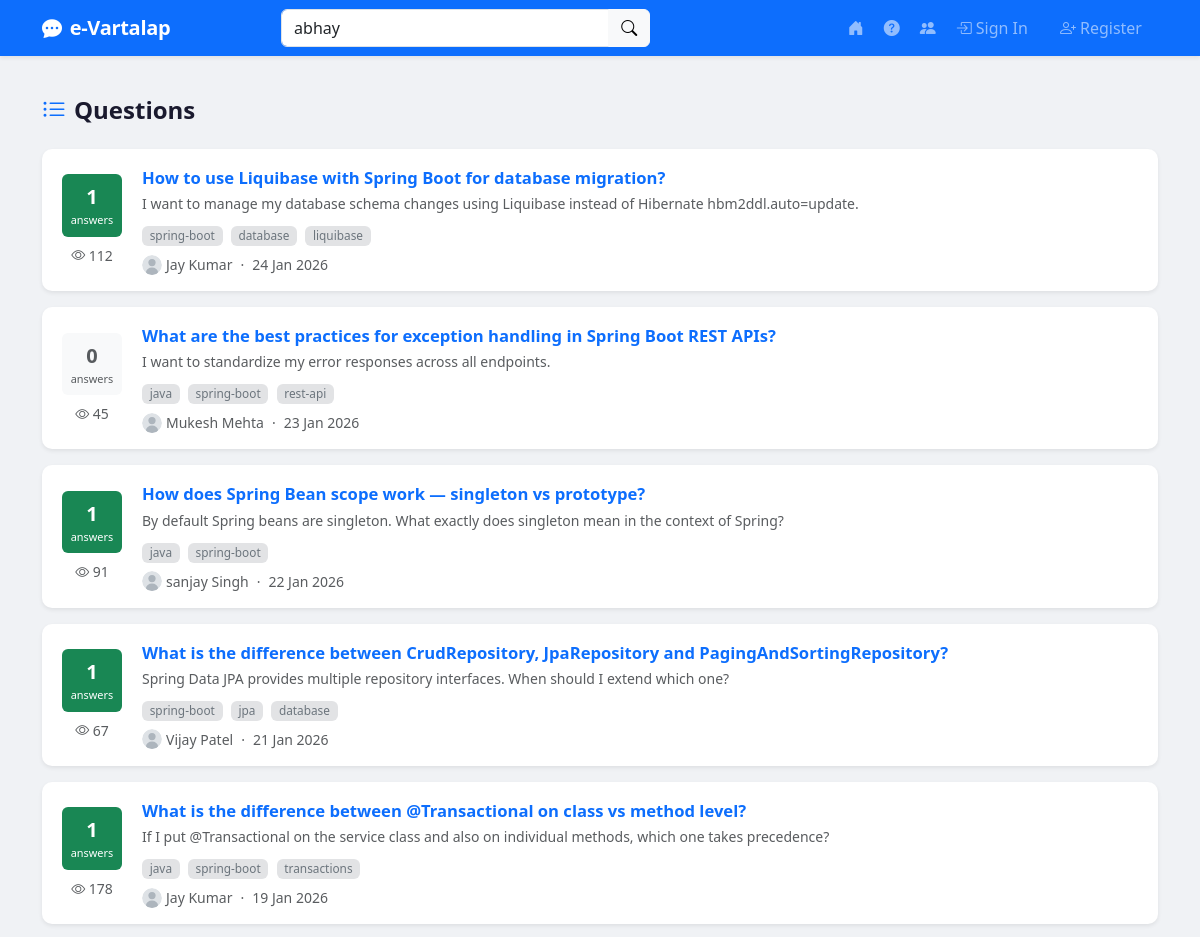
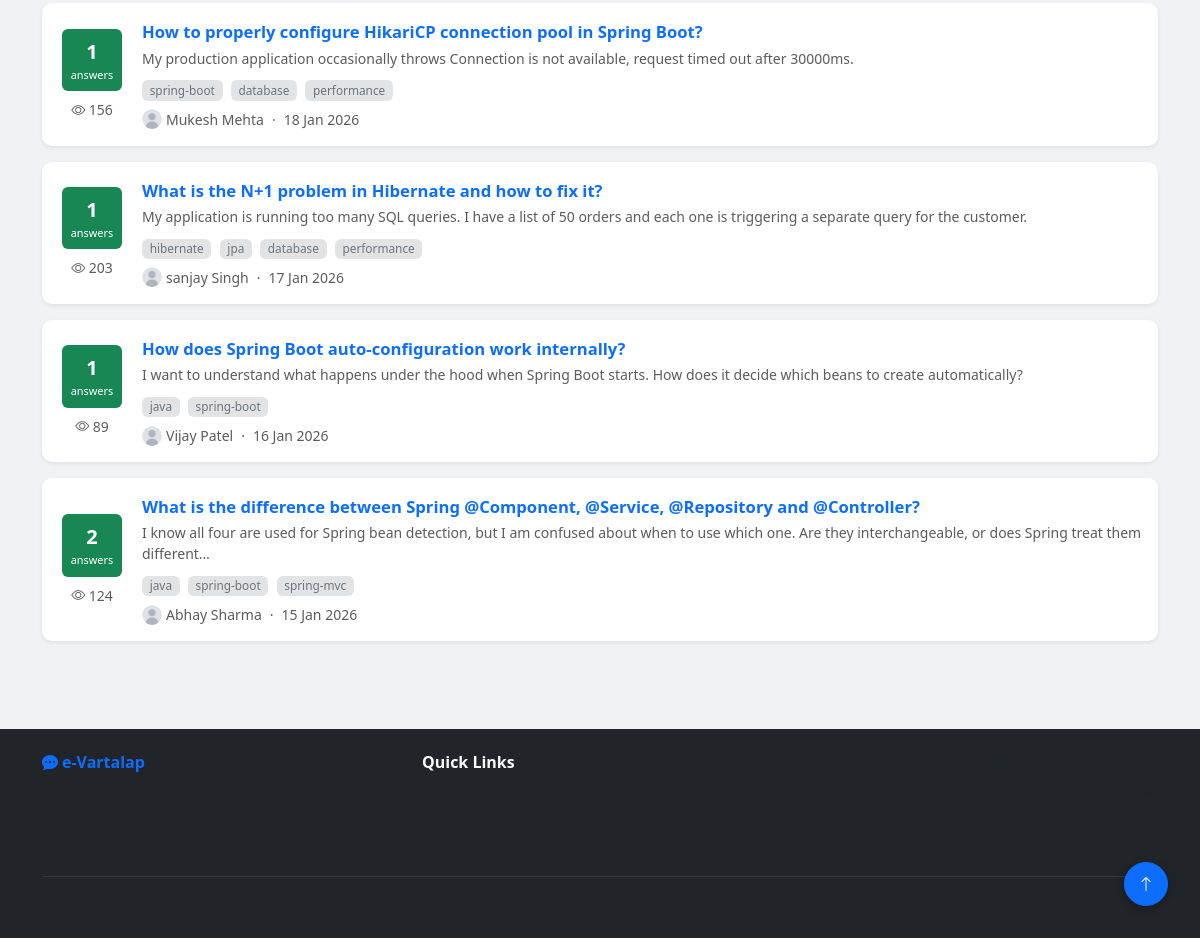
Page /questions?keyword=abhay on the committed database (2 pictures, top to bottom).
### tables this page shows
CREATE TABLE IF NOT EXISTS questions (
  id          BIGINT       NOT NULL AUTO_INCREMENT,
  title       VARCHAR(500) NOT NULL,
  body        TEXT         DEFAULT NULL,
  author_id   BIGINT       NOT NULL,
  status      ENUM('PENDING','APPROVED','REJECTED') NOT NULL DEFAULT 'PENDING',
  view_count  INT          NOT NULL DEFAULT 0,
  created_at  TIMESTAMP    NOT NULL DEFAULT CURRENT_TIMESTAMP,
  updated_at  TIMESTAMP    NOT NULL DEFAULT CURRENT_TIMESTAMP ON UPDATE CURRENT_TIMESTAMP,
  PRIMARY KEY (id),
  KEY idx_q_status  (status),
  KEY idx_q_author  (author_id),
  KEY idx_q_created (created_at),
  CONSTRAINT fk_q_author FOREIGN KEY (author_id) REFERENCES users(id)
);

CREATE TABLE IF NOT EXISTS tags (
  id   BIGINT      NOT NULL AUTO_INCREMENT,
  name VARCHAR(50) NOT NULL,
  PRIMARY KEY (id),
  UNIQUE KEY uq_tag_name (name)
);

CREATE TABLE IF NOT EXISTS users (
  id          BIGINT       NOT NULL AUTO_INCREMENT,
  username    VARCHAR(50)  NOT NULL,
  password    VARCHAR(255) NOT NULL COMMENT 'BCrypt hash',
  email       VARCHAR(100) NOT NULL,
  first_name  VARCHAR(100) NOT NULL,
  last_name   VARCHAR(100) NOT NULL,
  contact     VARCHAR(20)  DEFAULT NULL,
  company     VARCHAR(150) DEFAULT NULL,
  designation VARCHAR(150) DEFAULT NULL,
  photo_path  VARCHAR(500) DEFAULT NULL,
  role        ENUM('USER','ADMIN') NOT NULL DEFAULT 'USER',
  is_active   TINYINT(1)   NOT NULL DEFAULT 1,
  created_at  TIMESTAMP    NOT NULL DEFAULT CURRENT_TIMESTAMP,
  updated_at  TIMESTAMP    NOT NULL DEFAULT CURRENT_TIMESTAMP ON UPDATE CURRENT_TIMESTAMP,
  PRIMARY KEY (id),
  UNIQUE KEY uq_username (username),
  UNIQUE KEY uq_email    (email),
  KEY idx_username (username),
  KEY idx_email    (email)
);

### src/Core/View.php (called while the page is built, shortened)
<?php
class View
{
    public static function render(string $template, array $data = []): void
    {
        extract($data, EXTR_SKIP);
        $file = VIEWS . '/' . ltrim($template, '/') . '.php';
        include $file;
    }
}

### src/Controller/BaseController.php (called while the page is built, shortened)
<?php
abstract class BaseController
{
    protected function render(string $template, array $data = []): void
    {
        View::render($template, $data);
    }
}

### src/Controller/QuestionController.php (called while the page is built, shortened)
<?php
class QuestionController extends BaseController
{
    public function index(array $params = []): void
    {
        $page = $this->page();
        $data = QuestionModel::getApproved($page, CFG['app']['page_size']);
        $this->render('question/list', [
            'questions' => $data,
            'pageTitle' => 'Questions',
        ]);
    }
}

### public/index.php (called while the page is built, shortened)
<?php
require_once dirname(__DIR__) . '/config/bootstrap.php';
$router = new Router();
$router->get('/',                          'HomeController@index');
$router->get('/unanswered',                'HomeController@unanswered');
$router->get('/auth/login',                'AuthController@loginForm');
$router->post('/auth/login',               'AuthController@login');
$router->get('/auth/register',             'AuthController@registerForm');
$router->post('/auth/register',            'AuthController@register');
$router->post('/auth/logout',              'AuthController@logout');
$router->get('/auth/check-username',       'AuthController@checkUsername');
$router->get('/auth/check-email',          'AuthController@checkEmail');
$router->get('/questions',                 'QuestionController@index');
$router->get('/questions/unanswered',      'QuestionController@unanswered');
$router->get('/questions/my',              'QuestionController@my');
$router->get('/questions/ask',             'QuestionController@askForm');
$router->post('/questions/ask',            'QuestionController@ask');
$router->get('/questions/:id',             'QuestionController@show');
$router->post('/questions/:id/answer',     'QuestionController@submitAnswer');
$router->post('/questions/answers/:id/accept', 'QuestionController@acceptAnswer');
$router->get('/users',                     'UserController@index');
$router->get('/users/:id',                 'UserController@show');
$router->get('/profile',                   'UserController@profileForm');
$router->post('/profile',                  'UserController@profileUpdate');
$router->get('/admin',                     'AdminController@dashboard');
$router->get('/admin/questions',           'AdminController@questions');
$router->post('/admin/questions/:id/approve', 'AdminController@approveQuestion');
$router->post('/admin/questions/:id/reject',  'AdminController@rejectQuestion');
$router->get('/admin/answers',             'AdminController@answers');
$router->post('/admin/answers/:id/approve',   'AdminController@approveAnswer');
$router->post('/admin/answers/:id/reject',    'AdminController@rejectAnswer');
$router->dispatch(
    $_SERVER['REQUEST_METHOD'],
    strtok($_SERVER['REQUEST_URI'], '?')
);

### src/helpers.php (called while the page is built, shortened)
<?php
function h($val): string
{
    return htmlspecialchars((string)($val ?? ''), ENT_QUOTES | ENT_SUBSTITUTE, 'UTF-8');
}
function fmtDate(string $dt, string $format = 'd M Y, H:i'): string
{
    return date($format, strtotime($dt));
}
function truncate(string $text, int $len = 200): string
{
    return mb_strlen($text) > $len
        ? mb_substr($text, 0, $len) . '…'
        : $text;
}

### src/Core/Database.php (called while the page is built, shortened)
<?php
class Database
{
    private static ?PDO $instance = null;
    public static function getInstance(): PDO
    {
        if (self::$instance === null) {
            $db  = CFG['db'];
            $dsn = "mysql:host={$db['host']};port={$db['port']};dbname={$db['dbname']};charset={$db['charset']}";
            try {
                self::$instance = new PDO($dsn, $db['username'], $db['password'], [
                    PDO::ATTR_ERRMODE            => PDO::ERRMODE_EXCEPTION,
                    PDO::ATTR_DEFAULT_FETCH_MODE => PDO::FETCH_ASSOC,
                    PDO::ATTR_EMULATE_PREPARES   => false,
                    PDO::MYSQL_ATTR_FOUND_ROWS   => true,
                ]);
            } catch (PDOException $e) {
                error_log('DB connection failed: ' . $e->getMessage());
                http_response_code(500);
                die('Database connection error. Please try again later.');
            }
        }
        return self::$instance;
    }
    public static function query(string $sql, array $params = []): array
    {
        $stmt = self::getInstance()->prepare($sql);
        $stmt->execute($params);
        return $stmt->fetchAll();
    }
    public static function queryOne(string $sql, array $params = []): array|false
    {
        $stmt = self::getInstance()->prepare($sql);
        $stmt->execute($params);
        return $stmt->fetch();
    }
    public static function paginate(string $sql, array $params, int $page, int $perPage): array
    {
        $countSql = 'SELECT COUNT(*) as cnt FROM (' . $sql . ') _c';
        $total    = (int) self::queryOne($countSql, $params)['cnt'];
        $offset = max(0, $page - 1) * $perPage;
        $items  = self::query($sql . " LIMIT {$perPage} OFFSET {$offset}", $params);
        return [
            'items'       => $items,
            'total'       => $total,
            'pages'       => (int) ceil($total / $perPage),
            'currentPage' => $page,
            'perPage'     => $perPage,
        ];
    }
}

### src/Model/QuestionModel.php (called while the page is built, shortened)
<?php
class QuestionModel
{
    public static function getApproved(int $page, int $perPage): array
    {
        $sql = "SELECT q.*,
                       u.username AS author_username,
                       u.first_name, u.last_name, u.photo_path,
                       (SELECT COUNT(*) FROM answers a
                        WHERE a.question_id=q.id AND a.status='APPROVED') AS answer_count
                FROM questions q
                JOIN users u ON u.id = q.author_id
                WHERE q.status = 'APPROVED'
                ORDER BY q.created_at DESC";
        return DB::paginate($sql, [], $page, $perPage);
    }
}

### config/bootstrap.php (called while the page is built, shortened)
<?php
require_once ROOT . '/src/helpers.php';
spl_autoload_register(function (string $class): void {
    $prefix = 'App\\';
    $base   = SRC . '/';
    $rel  = substr($class, strlen($prefix));
    $file = $base . str_replace('\\', '/', $rel) . '.php';
});

### src/Model/UserModel.php (called while the page is built, shortened)
<?php
class UserModel
{
    public static function photoUrl(?string $path): string
    {
        return $path ? $path : '/img/default-avatar.svg';
    }
}

### views/question/list.php (the view, shortened to what this page needs)
<?php include __DIR__ . '/../partials/header.php'; ?>
<div class="container my-4">
  <div class="d-flex justify-content-between align-items-center mb-4">
    <h4 class="fw-bold mb-0">
      <i class="bi bi-list-ul me-2 text-primary"></i><?= h($pageTitle ?? 'Questions') ?>
    </h4>
  </div>
  <?php if (empty($questions['items'])): ?>
    <div class="text-center py-5 text-muted">
      <i class="bi bi-inbox fs-1 d-block mb-3"></i>
      <h5>No questions here yet</h5>
    </div>
  <?php else: ?>
    <?php foreach ($questions['items'] as $q): ?>
      <div class="card border-0 shadow-sm mb-3 question-card">
        <div class="card-body">
          <div class="d-flex gap-3">
            <div class="stats-col text-center d-none d-md-flex flex-column justify-content-center align-items-center">
              <div class="stat-box <?= (int)$q['answer_count'] > 0 ? 'bg-success text-white' : 'bg-light text-muted' ?> rounded p-2 mb-1">
                <div class="fw-bold fs-5"><?= (int)$q['answer_count'] ?></div>
                <div class="small">answers</div>
              </div>
              <div class="text-muted small mt-1"><i class="bi bi-eye"></i> <?= (int)$q['view_count'] ?></div>
            </div>
            <div class="flex-grow-1">
              <h5 class="mb-1">
                <a href="/questions/<?= (int)$q['id'] ?>"
                   class="text-decoration-none text-primary fw-semibold question-title">
                  <?= h($q['title']) ?>
                </a>
              </h5>
              <?php if ($q['body']): ?>
                <p class="text-muted small mb-2 question-excerpt"><?= h(truncate($q['body'], 160)) ?></p>
              <?php endif; ?>
              <?php
                $tags = \App\Core\Database::query(
                    'SELECT t.name FROM tags t JOIN question_tags qt ON qt.tag_id=t.id WHERE qt.question_id=?',
                    [(int)$q['id']]
                );
              ?>
              <?php if ($tags): ?>
                <div class="mb-2">
                  <?php foreach ($tags as $tag): ?>
                    <span class="badge bg-secondary-subtle text-secondary me-1"><?= h($tag['name']) ?></span>
                  <?php endforeach; ?>
                </div>
              <?php endif; ?>
              <div class="d-flex align-items-center mt-2 text-muted small">
                <img src="<?= h(\App\Model\UserModel::photoUrl($q['photo_path'])) ?>"
                     class="rounded-circle me-1" width="20" height="20" style="object-fit:cover"
                     alt="" onerror="this.src='/img/default-avatar.svg'">
                <span><?= h($q['first_name'] . ' ' . $q['last_name']) ?></span>
                <span class="mx-2">·</span>
                <span><?= fmtDate($q['created_at'], 'd M Y') ?></span>
              </div>
            </div>
          </div>
        </div>
      </div>
    <?php endforeach; ?>
  <?php endif; ?>
</div>
<?php include __DIR__ . '/../partials/footer.php'; ?>

### src/Core/Router.php (shortened to what this page needs)
<?php
class Router
{
    private array $routes = [];
    public function get(string $pattern, string $handler): void
    {
        $this->routes[] = ['GET', $pattern, $handler];
    }
    public function post(string $pattern, string $handler): void
    {
        $this->routes[] = ['POST', $pattern, $handler];
    }
    public function dispatch(string $method, string $uri): void
    {
        $uri = strtok($uri, '?');
        $uri = rtrim($uri, '/') ?: '/';
        foreach ($this->routes as [$routeMethod, $pattern, $handler]) {
            if ($routeMethod !== $method) continue;
            $regex = preg_replace('#:([a-z_]+)#', '(?P<$1>[^/]+)', $pattern);
            $regex = '#^' . $regex . '$#';
            if (preg_match($regex, $uri, $matches)) {
                $params = array_filter($matches, fn($k) => !is_int($k), ARRAY_FILTER_USE_KEY);
                [$controllerClass, $action] = explode('@', $handler);
                $controller = new $fullClass();
                $controller->$action($params);
                return;
            }
        }
    }
}

### public/css/evartalap.css (style rules this page uses)
:root { --ev-primary: #0d6efd; --ev-accent: #fd7e14; --ev-bg: #f0f2f5; --ev-card-radius: 10px; --ev-shadow: 0 2px 8px rgba(0,0,0,.07); --ev-shadow-hover:0 6px 20px rgba(13,110,253,.14); }
body { background: var(--ev-bg); font-family: 'Segoe UI', system-ui, -apple-system, sans-serif; min-height: 100vh; display: flex; flex-direction: column; color: #1a1a2e; }
.container { flex: 1; }
.card { border-radius: var(--ev-card-radius) !important; }
.question-card { transition: box-shadow .18s ease, transform .15s ease; cursor: pointer; }
.question-title { font-size: 1.04rem; line-height: 1.4; transition: color .15s; }
.question-excerpt { display: -webkit-box; -webkit-line-clamp: 2; -webkit-box-orient: vertical; overflow: hidden; }
.stats-col { min-width: 68px; max-width: 68px; }
.stat-box { min-width: 60px; text-align: center; font-size: .78rem; border-radius: 6px; }
.badge { font-size: .74rem; font-weight: 500; }

### rows in the picture
questions: answer_count "1", view_count "112", title "How to use Liquibase with Spring Boot for database migration?", body "I want to manage my database schema changes using Liquibase instead of Hibernate hbm2ddl.auto=update.", author.last_name "Jay Kumar", created_at "24 Jan 2026"
tags: name "spring-boot"
tags: name "database"
tags: name "liquibase"
questions: answer_count "0", view_count "45", title "What are the best practices for exception handling in Spring Boot REST APIs?", body "I want to standardize my error responses across all endpoints.", author.last_name "Mukesh Mehta", created_at "23 Jan 2026"
tags: name "java"
tags: name "rest-api"
questions: answer_count "1", view_count "91", title "How does Spring Bean scope work — singleton vs prototype?", body "By default Spring beans are singleton. What exactly does singleton mean in the context of Spring?", author.last_name "sanjay Singh", created_at "22 Jan 2026"
questions: answer_count "1", view_count "67", title "What is the difference between CrudRepository, JpaRepository and PagingAndSortingRepository?", body "Spring Data JPA provides multiple repository interfaces. When should I extend which one?", author.last_name "Vijay Patel", created_at "21 Jan 2026"
tags: name "jpa"
questions: answer_count "1", view_count "178", title "What is the difference between @Transactional on class vs method level?", body "If I put @Transactional on the service class and also on individual methods, which one takes precedence?", author.last_name "Jay Kumar", created_at "19 Jan 2026"
tags: name "transactions"
questions: answer_count "1", view_count "156", title "How to properly configure HikariCP connection pool in Spring Boot?", body "My production application occasionally throws Connection is not available, request timed out after 30000ms.", author.last_name "Mukesh Mehta", created_at "18 Jan 2026"
tags: name "performance"
questions: answer_count "1", view_count "203", title "What is the N+1 problem in Hibernate and how to fix it?", body "My application is running too many SQL queries. I have a list of 50 orders and each one is triggering a separate query for the customer.", author.last_name "sanjay Singh", created_at "17 Jan 2026"
tags: name "hibernate"
questions: answer_count "1", view_count "89", title "How does Spring Boot auto-configuration work internally?", body "I want to understand what happens under the hood when Spring Boot starts. How does it decide which beans to create automatically?", author.last_name "Vijay Patel", created_at "16 Jan 2026"
questions: answer_count "2", view_count "124", title "What is the difference between Spring @Component, @Service, @Repository and @Controller?", body "I know all four are used for Spring bean detection, but I am confused about when to use which one. Are they interchangeable, or does Spring treat them different…", author.last_name "Abhay Sharma", created_at "15 Jan 2026"
tags: name "spring-mvc"
